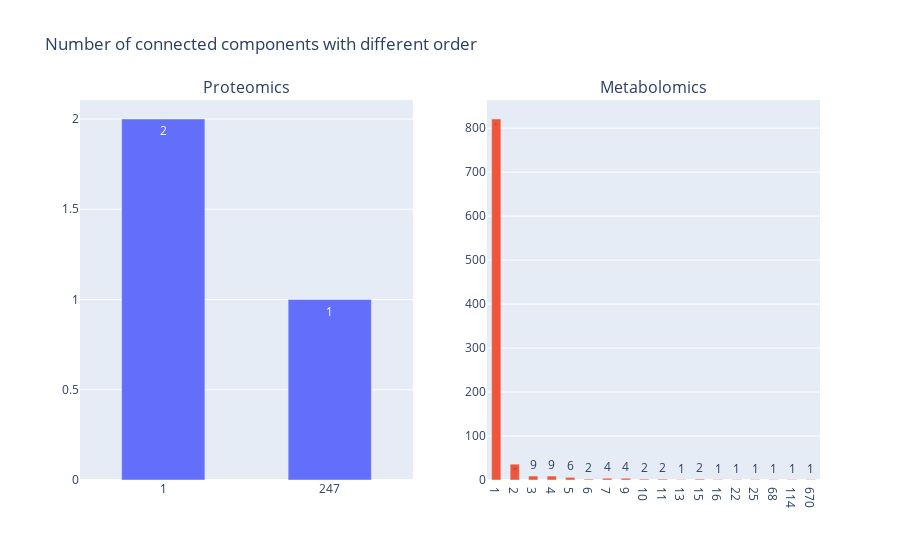

The cell this chart's notebook holds for it:
### Code cell
#
# Number of connected components with different sizes
#

G = mmg

fig = make_subplots(rows=1, cols=2, subplot_titles=['Proteomics', 'Metabolomics'])#go.Figure()
for n,G in enumerate([qqg, mmg]):
    plot = pd.Series([len(i) for i in nx.connected_components(G)]).value_counts().sort_index()
    fig.add_trace(go.Bar(
        x = [str(i) for i in plot.index],
        y = plot.values,
        width=0.5,
        text=plot.values, textposition='auto', 
    ), row=1, col=n+1)

fig.update_layout(bargap=1)
fig.update_layout(title=f'Number of connected components with different order', showlegend=False)
fig.show()

### Figure 1 — Plotly figure (JSON) as saved in the notebook; plotly's stock layout.template omitted (floating-point values rounded to 4 significant figures)
{"data": [{"text": [2, 1], "textposition": "auto", "type": "bar", "width": 0.5, "x": ["1", "247"], "xaxis": "x", "y": [2, 1], "yaxis": "y"}, {"text": [821, 36, 9, 9, 6, 2, 4, 4, 2, 2, 1, 2, 1, 1, 1, 1, 1, 1], "textposition": "auto", "type": "bar", "width": 0.5, "x": ["1", "2", "3", "4", "5", "6", "7", "9", "10", "11", "13", "15", "16", "22", "25", "68", "114", "670"], "xaxis": "x2", "y": [821, 36, 9, 9, 6, 2, 4, 4, 2, 2, 1, 2, 1, 1, 1, 1, 1, 1], "yaxis": "y2"}], "layout": {"annotations": [{"font": {"size": 16}, "showarrow": false, "text": "Proteomics", "x": 0.225, "xanchor": "center", "xref": "paper", "y": 1, "yanchor": "bottom", "yref": "paper"}, {"font": {"size": 16}, "showarrow": false, "text": "Metabolomics", "x": 0.775, "xanchor": "center", "xref": "paper", "y": 1, "yanchor": "bottom", "yref": "paper"}], "bargap": 1, "showlegend": false, "title": {"text": "Number of connected components with different order"}, "xaxis": {"anchor": "y", "domain": [0, 0.45]}, "xaxis2": {"anchor": "y2", "domain": [0.55, 1]}, "yaxis": {"anchor": "x", "domain": [0, 1]}, "yaxis2": {"anchor": "x2", "domain": [0, 1]}}}
